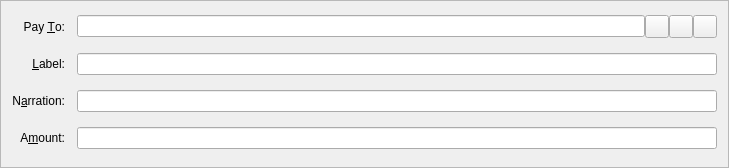
<?xml version="1.0" encoding="UTF-8"?>
<ui version="4.0">
 <class>SendCoinsEntry</class>
 <widget class="QFrame" name="SendCoinsEntry">
  <property name="geometry">
   <rect>
    <x>0</x>
    <y>0</y>
    <width>729</width>
    <height>168</height>
   </rect>
  </property>
  <property name="windowTitle">
   <string>Form</string>
  </property>
  <property name="frameShape">
   <enum>QFrame::StyledPanel</enum>
  </property>
  <property name="frameShadow">
   <enum>QFrame::Sunken</enum>
  </property>
  <layout class="QGridLayout" name="gridLayout">
   <property name="spacing">
    <number>12</number>
   </property>
   <item row="6" column="0">
    <widget class="QLabel" name="label">
     <property name="text">
      <string>A&amp;mount:</string>
     </property>
     <property name="alignment">
      <set>Qt::AlignRight|Qt::AlignTrailing|Qt::AlignVCenter</set>
     </property>
     <property name="buddy">
      <cstring>payAmount</cstring>
     </property>
    </widget>
   </item>
   <item row="3" column="0">
    <widget class="QLabel" name="label_2">
     <property name="text">
      <string>Pay &amp;To:</string>
     </property>
     <property name="alignment">
      <set>Qt::AlignRight|Qt::AlignTrailing|Qt::AlignVCenter</set>
     </property>
     <property name="buddy">
      <cstring>payTo</cstring>
     </property>
    </widget>
   </item>
   <item row="6" column="1">
    <widget class="BitcoinAmountField" name="payAmount"/>
   </item>
   <item row="4" column="1">
    <layout class="QHBoxLayout" name="horizontalLayout_2">
     <property name="spacing">
      <number>0</number>
     </property>
     <item>
      <widget class="QValidatedLineEdit" name="addAsLabel">
       <property name="enabled">
        <bool>true</bool>
       </property>
       <property name="toolTip">
        <string>Enter a label for this address to add it to your address book</string>
       </property>
      </widget>
     </item>
    </layout>
   </item>
   <item row="5" column="0">
    <widget class="QLabel" name="label">
     <property name="text">
      <string>N&amp;arration:</string>
     </property>
     <property name="alignment">
      <set>Qt::AlignRight|Qt::AlignTrailing|Qt::AlignVCenter</set>
     </property>
     <property name="buddy">
      <cstring>narration</cstring>
     </property>
    </widget>
   </item>
   <item row="5" column="1">
    <widget class="QValidatedLineEdit" name="narration">
     <property name="enabled">
      <bool>true</bool>
     </property>
     <property name="toolTip">
      <string>Enter a short note to send with payment (max 24 characters)</string>
     </property>
    </widget>
   </item>
   <item row="4" column="0">
    <widget class="QLabel" name="label_4">
     <property name="text">
      <string>&amp;Label:</string>
     </property>
     <property name="alignment">
      <set>Qt::AlignRight|Qt::AlignTrailing|Qt::AlignVCenter</set>
     </property>
     <property name="buddy">
      <cstring>addAsLabel</cstring>
     </property>
    </widget>
   </item>
   <item row="3" column="1">
    <layout class="QHBoxLayout" name="payToLayout">
     <property name="spacing">
      <number>0</number>
     </property>
     <item>
      <widget class="QValidatedLineEdit" name="payTo">
       <property name="toolTip">
        <string>The address to send the payment to  (e.g. TGRywGBZBowrppUwwNUo1GCRDTibzJi7g2M)</string>
       </property>
       <property name="maxLength">
        <number>34</number>
       </property>
      </widget>
     </item>
     <item>
      <widget class="QToolButton" name="addressBookButton">
       <property name="toolTip">
        <string>Choose address from address book</string>
       </property>
       <property name="text">
        <string/>
       </property>
       <property name="icon">
        <iconset resource="../bitcoin.qrc">
         <normaloff>:/icons/address-book</normaloff>:/icons/address-book</iconset>
       </property>
       <property name="shortcut">
        <string>Alt+A</string>
       </property>
      </widget>
     </item>
     <item>
      <widget class="QToolButton" name="pasteButton">
       <property name="toolTip">
        <string>Paste address from clipboard</string>
       </property>
       <property name="text">
        <string/>
       </property>
       <property name="icon">
        <iconset resource="../bitcoin.qrc">
         <normaloff>:/icons/editpaste</normaloff>:/icons/editpaste</iconset>
       </property>
       <property name="shortcut">
        <string>Alt+P</string>
       </property>
      </widget>
     </item>
     <item>
      <widget class="QToolButton" name="deleteButton">
       <property name="toolTip">
        <string>Remove this recipient</string>
       </property>
       <property name="text">
        <string/>
       </property>
       <property name="icon">
        <iconset resource="../bitcoin.qrc">
         <normaloff>:/icons/remove</normaloff>:/icons/remove</iconset>
       </property>
      </widget>
     </item>
    </layout>
   </item>
  </layout>
 </widget>
 <customwidgets>
  <customwidget>
   <class>QValidatedLineEdit</class>
   <extends>QLineEdit</extends>
   <header>qvalidatedlineedit.h</header>
  </customwidget>
  <customwidget>
   <class>BitcoinAmountField</class>
   <extends>QLineEdit</extends>
   <header>bitcoinamountfield.h</header>
   <container>1</container>
  </customwidget>
 </customwidgets>
 <resources>
  <include location="../bitcoin.qrc"/>
 </resources>
 <connections/>
</ui>
